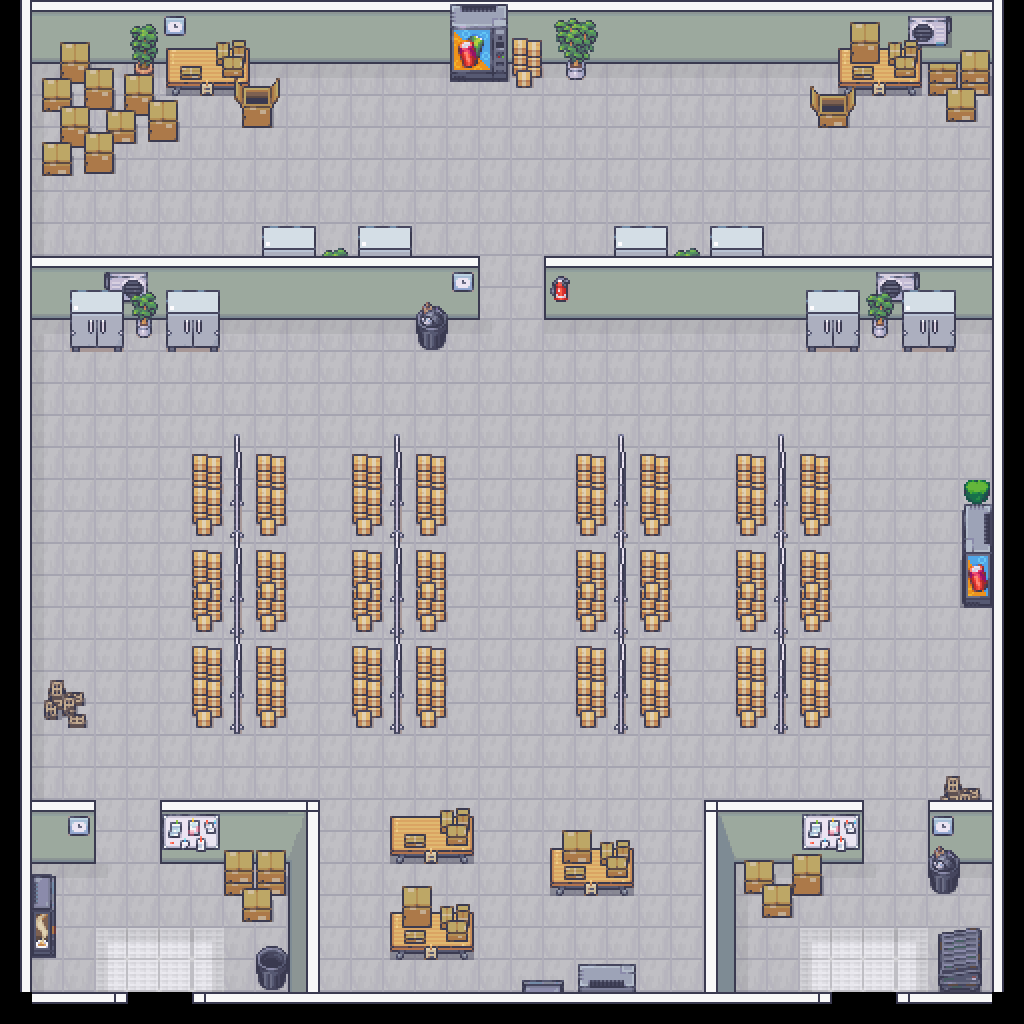

Below is a game level as drawn by its tile map, then a one-line description and the .tmx that defines it (tile-layer data replaced by summaries):
An orthogonal 32x32 tile map with 32x32 px tiles, 8 tile layers (Floor, Below Walls, Walls, Door, ...), 7 tilesets.

<map version="1.10" tiledversion="1.11.2" orientation="orthogonal" renderorder="right-down" width="32" height="32" tilewidth="32" tileheight="32" infinite="0" nextlayerid="11" nextobjectid="1">
 <tileset firstgid="1" source="tsx/Floor.tsx" />
 <tileset firstgid="601" source="tsx/Hospital.tsx" />
 <tileset firstgid="2361" source="tsx/Walls.tsx" />
 <tileset firstgid="3777" source="tsx/Entryways.tsx" />
 <tileset firstgid="4097" source="tsx/GarageSale.tsx" />
 <tileset firstgid="5313" source="tsx/CityProps.tsx" />
 <tileset firstgid="12321" source="tsx/Subway.tsx" />
 <layer id="1" name="Floor" width="32" height="32">
  <data>[1024 cells, 870 non-empty, 9 distinct tile ids]</data>
 </layer>
 <layer id="8" name="Below Walls" width="32" height="32">
  <data>[1024 cells, 22 non-empty, 9 distinct tile ids]</data>
 </layer>
 <layer id="3" name="Walls" width="32" height="32">
  <data>[1024 cells, 244 non-empty, 15 distinct tile ids]</data>
 </layer>
 <layer id="10" name="Door" width="32" height="32">
  <data>[1024 cells, 0 non-empty, 0 distinct tile ids]</data>
 </layer>
 <layer id="7" name="Objects Below" width="32" height="32">
  <data>[1024 cells, 66 non-empty, 49 distinct tile ids]</data>
 </layer>
 <layer id="9" name="Bot" width="32" height="32">
  <data>[1024 cells, 0 non-empty, 0 distinct tile ids]</data>
 </layer>
 <layer id="5" name="Objects" width="32" height="32">
  <data>[1024 cells, 177 non-empty, 59 distinct tile ids]</data>
 </layer>
 <layer id="6" name="ObjectsTop" width="32" height="32">
  <data>[1024 cells, 81 non-empty, 23 distinct tile ids]</data>
 </layer>
</map>
